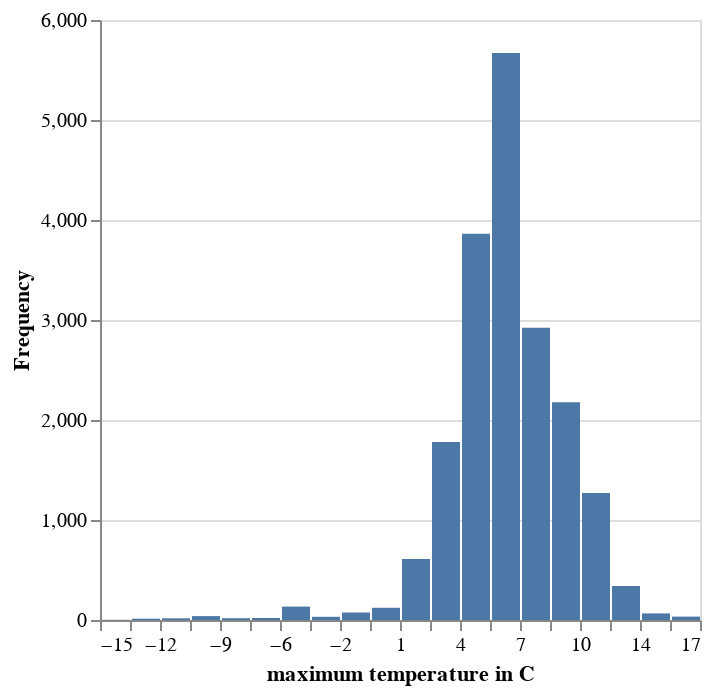

The notebook cell saved with this chart:
### Markdown cell above
The same can be done for the maximum temperature:

### Code cell
workflow_aeshna_affinis_join_plot_max = ge.register_workflow({
    "type": "Plot",
    "operator": {
       "type": "Histogram",
       "params": {
          "attributeName": "Max_Temperature",
           "bounds": "data",
           "buckets": {
               "type": "number",
               "value": 20
           }
       },
        "sources": {
            "source": { #Aeshna affinis Join #############################################
                "type": "RasterVectorJoin",
                "params": {
                    "names": ["Min_Temperature", "Max_Temperature"],
                    "temporalAggregation": "none",
                    "featureAggregation": "mean",
                },
                "sources": {
                    "vector": { 
                        "type": "OgrSource",
                        "params": {
                            "data": f"_:{gbif_prov_id}:`species/Aeshna affinis`",
                        }
                    }, 
                    "rasters": [{
                            "type": "GdalSource",
                            "params": {
                                "data": "tmin"
                            }  
                        }, 
                        {
                            "type": "GdalSource",
                            "params": {
                            "data": "tmax"
                            }
                        } 
                    ]
                } ##########################################################################
            } 
       }
    }
})

#Request the plot from Geoengine
plot_aeshna_affinis_max = workflow_aeshna_affinis_join_plot_max.plot_chart(
    ge.QueryRectangle(
        ge.BoundingBox2D(-180, -90, 180, 90),
        ge.TimeInterval(time, time),
        resolution=ge.SpatialResolution(0.1, 0.1),
        srs="EPSG:4326"
    )
)

#Show the plot
alt.Chart.from_dict(plot_aeshna_affinis_max.spec)

### Figure 1 — Vega-Lite specification as saved in the notebook (floating-point values rounded to 4 significant figures)
{"config": {"view": {"continuousWidth": 300, "continuousHeight": 300}}, "data": {"name": "data-8a7b1af0c285fddb10bcd8fcbafcd4d7"}, "mark": "bar", "encoding": {"x": {"axis": {"title": "maximum temperature in C"}, "bin": {"binned": true, "step": 1.595}, "field": "binStart"}, "x2": {"field": "binEnd"}, "y": {"field": "Frequency", "type": "quantitative"}}, "$schema": "https://vega.github.io/schema/vega-lite/v4.json", "datasets": {"data-8a7b1af0c285fddb10bcd8fcbafcd4d7": [{"Frequency": 2, "binEnd": -13.6, "binStart": -15.2}, {"Frequency": 13, "binEnd": -12.01, "binStart": -13.6}, {"Frequency": 17, "binEnd": -10.41, "binStart": -12.01}, {"Frequency": 39, "binEnd": -8.82, "binStart": -10.41}, {"Frequency": 18, "binEnd": -7.225, "binStart": -8.82}, {"Frequency": 20, "binEnd": -5.63, "binStart": -7.225}, {"Frequency": 134, "binEnd": -4.035, "binStart": -5.63}, {"Frequency": 32, "binEnd": -2.44, "binStart": -4.035}, {"Frequency": 75, "binEnd": -0.845, "binStart": -2.44}, {"Frequency": 122, "binEnd": 0.75, "binStart": -0.845}, {"Frequency": 610, "binEnd": 2.345, "binStart": 0.75}, {"Frequency": 1779, "binEnd": 3.94, "binStart": 2.345}, {"Frequency": 3862, "binEnd": 5.535, "binStart": 3.94}, {"Frequency": 5669, "binEnd": 7.13, "binStart": 5.535}, {"Frequency": 2922, "binEnd": 8.725, "binStart": 7.13}, {"Frequency": 2177, "binEnd": 10.32, "binStart": 8.725}, {"Frequency": 1270, "binEnd": 11.92, "binStart": 10.32}, {"Frequency": 340, "binEnd": 13.51, "binStart": 11.92}, {"Frequency": 66, "binEnd": 15.11, "binStart": 13.51}, {"Frequency": 34, "binEnd": 16.7, "binStart": 15.11}]}}
